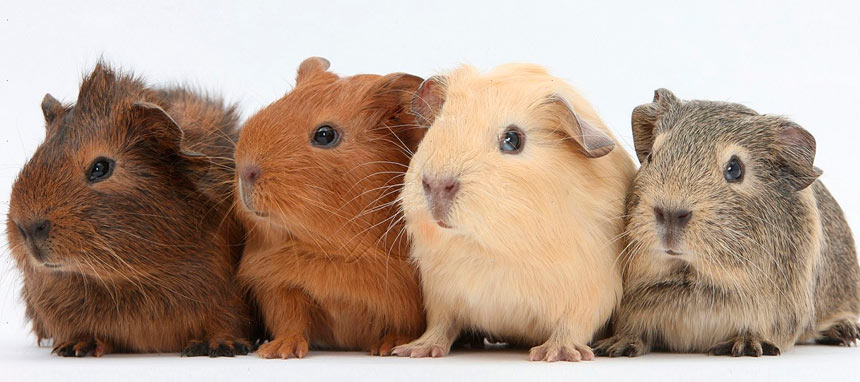
#> input picture imagen.jpg, 860 x 382 px
$ python espectro.py
#> lines starting #> are read from the running program, lines starting #| are printed output that depends on the picture
import cv2
import numpy as np
import matplotlib.pyplot as plt

# Cargar la imagen y convertirla a escala de grises
img = cv2.imread("imagen.jpg", 0)
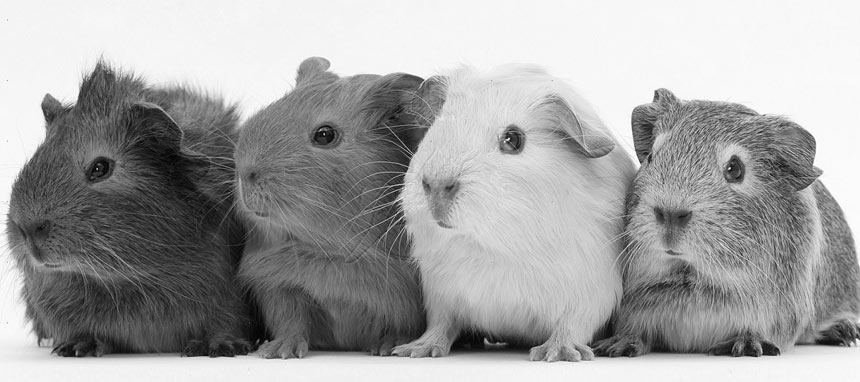
#> img: shape (382, 860); min 0, max 255, mean 163.2

# Aplicar la Transformada de Fourier
dft = cv2.dft(np.float32(img), flags=cv2.DFT_COMPLEX_OUTPUT)
dft_shift = np.fft.fftshift(dft)

# Calcular el módulo de la Transformada de Fourier
magnitude_spectrum = 20 * \
    np.log(cv2.magnitude(dft_shift[:, :, 0], dft_shift[:, :, 1]))
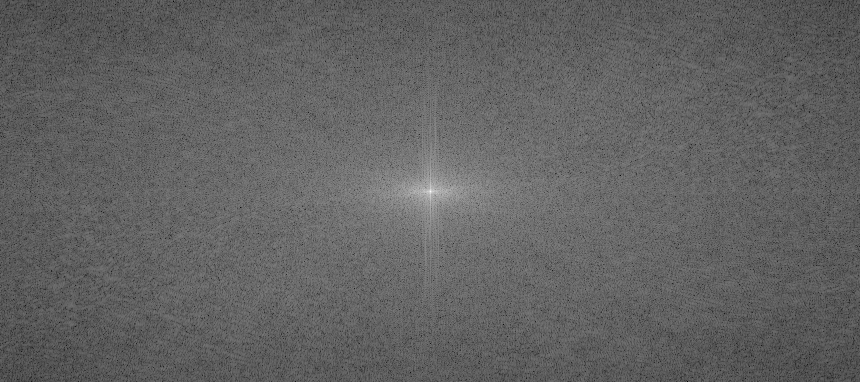
#> magnitude_spectrum: shape (382, 860) float32; min 49.89, max 356, mean 168; drawn with min black and max white
magnitude_spectrum = magnitude_spectrum
cv2.imshow("Espectro de imagen",magnitude_spectrum)
cv2.imwrite("espectro_imagen.pjg",magnitude_spectrum)
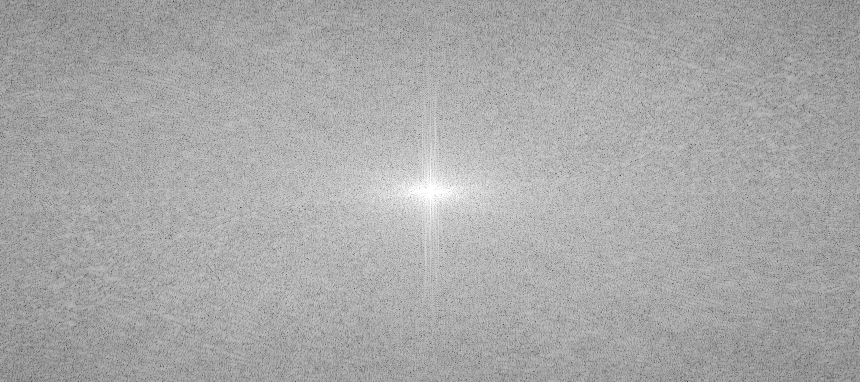
#> saved as espectro_imagen.pjg: shape (382, 860); min 50, max 255, mean 168


# Normalizar el espectro y mostrarlo
plt.subplot(121), plt.imshow(img, cmap='gray')
plt.title('Input Image'), plt.xticks([]), plt.yticks([])
plt.subplot(122), plt.imshow(magnitude_spectrum, cmap='gray')
plt.title('Magnitude Spectrum'), plt.xticks([]), plt.yticks([])
plt.show()
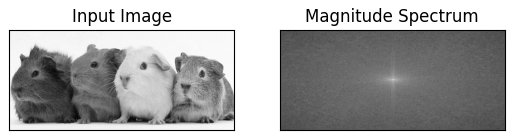
#> figure drawn by matplotlib, 2 panels


# [15 lines of commented-out code are left out]
#> (the run stopped early here; a loop or call above may not have finished)

$ run again, with highboost_filtrada.jpg copied over imagen.jpg
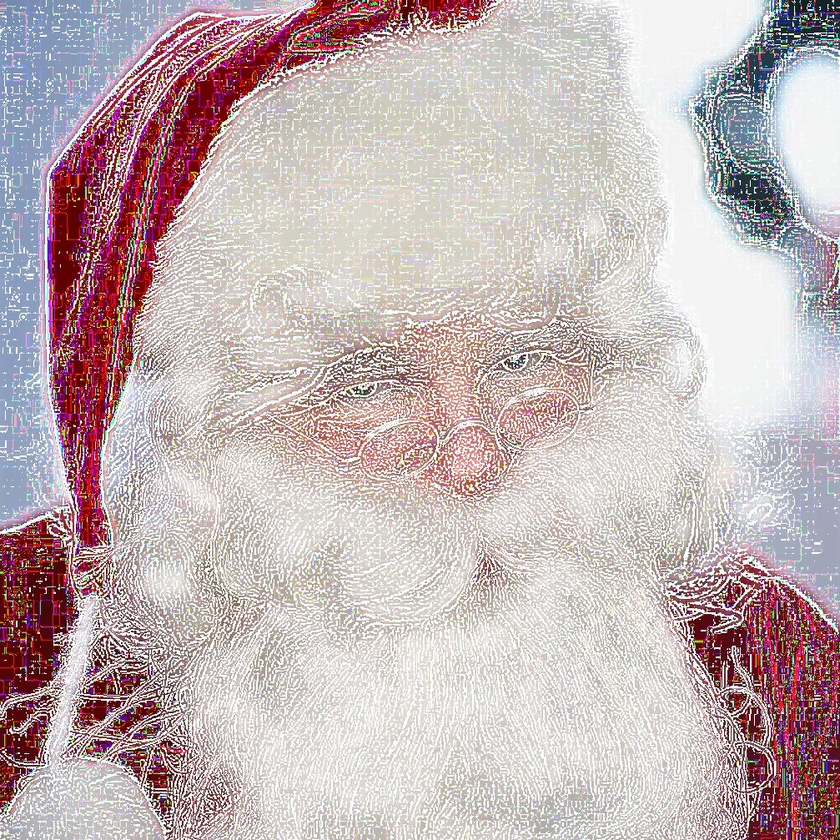
#> input picture highboost_filtrada.jpg, 840 x 840 px, shrunk from 1007 x 1007 before the run
#> `cv2.imwrite("espectro_imagen.pjg",magnitude_spectrum)`:
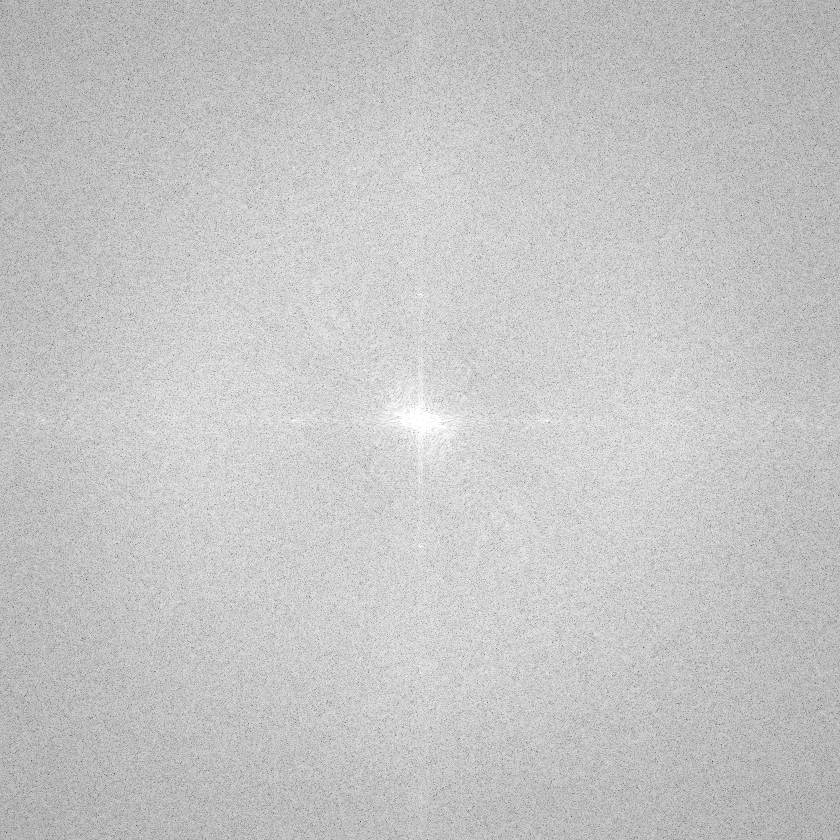
#> saved as espectro_imagen.pjg: shape (840, 840); min 59, max 255, mean 197.6
#> `plt.show()`:
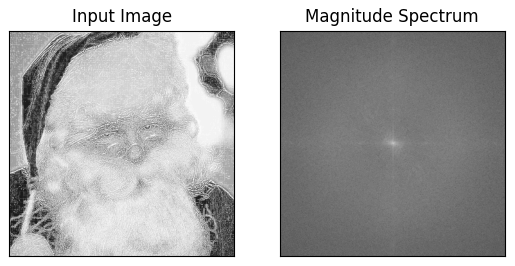
#> figure drawn by matplotlib, 2 panels

$ run again, with img_2.jpg copied over imagen.jpg
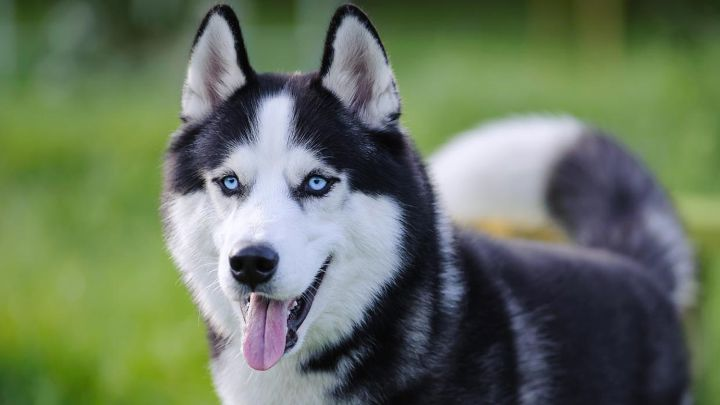
#> input picture img_2.jpg, 720 x 405 px
#> `cv2.imwrite("espectro_imagen.pjg",magnitude_spectrum)`:
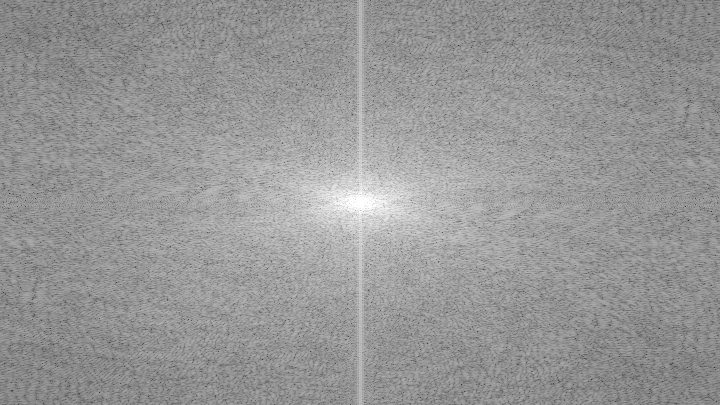
#> saved as espectro_imagen.pjg: shape (405, 720); min 43, max 255, mean 150.8
#> `plt.show()`:
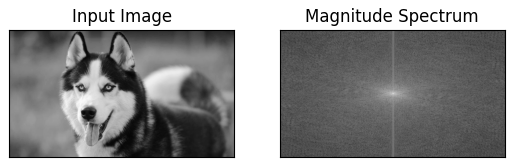
#> figure drawn by matplotlib, 2 panels

$ run again, with embossing_papanoel.bmp saved as imagen.jpg
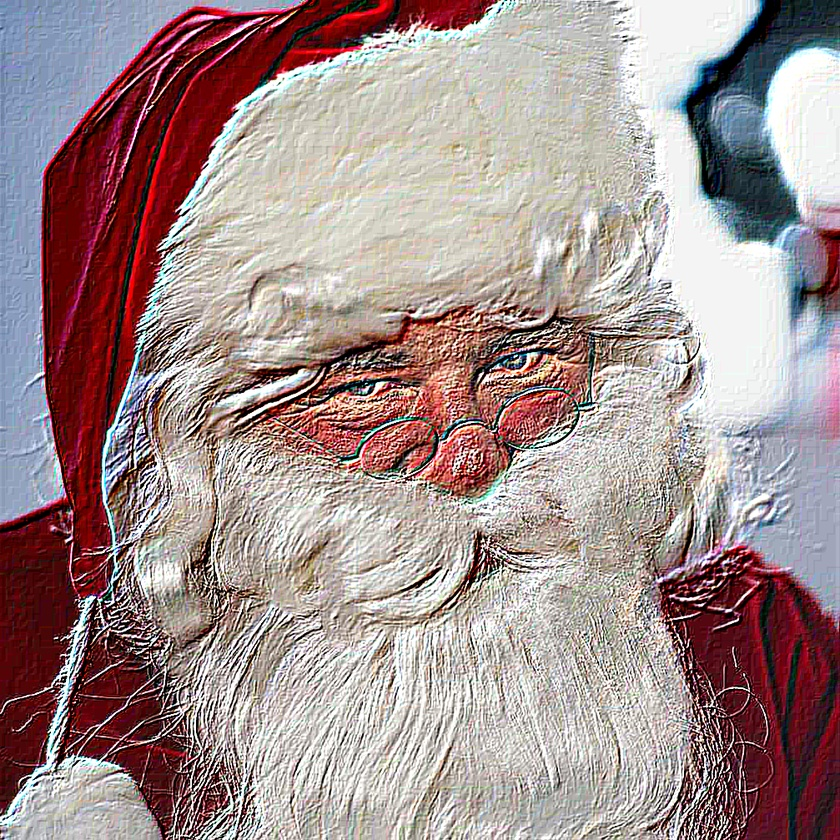
#> input picture embossing_papanoel.bmp, 840 x 840 px, shrunk from 1007 x 1007 before the run
#> `cv2.imwrite("espectro_imagen.pjg",magnitude_spectrum)`:
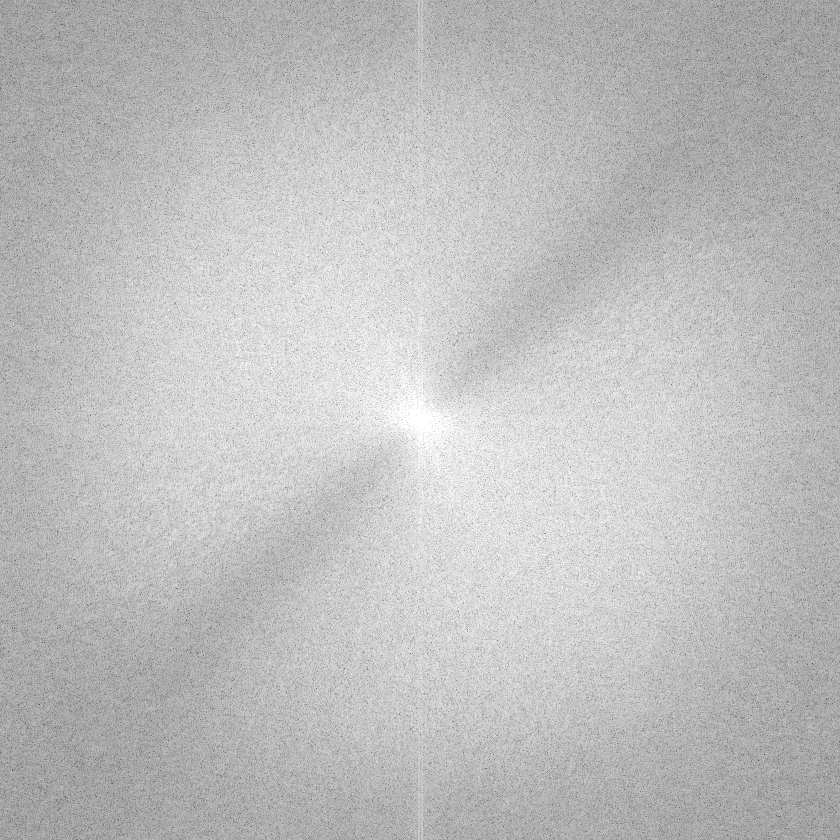
#> saved as espectro_imagen.pjg: shape (840, 840); min 58, max 255, mean 190
#> `plt.show()`:
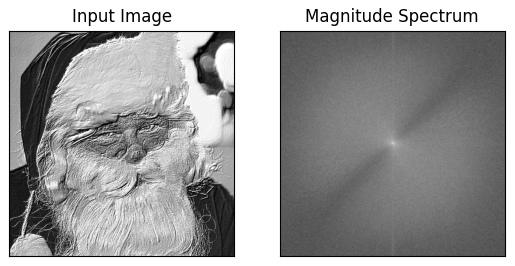
#> figure drawn by matplotlib, 2 panels
